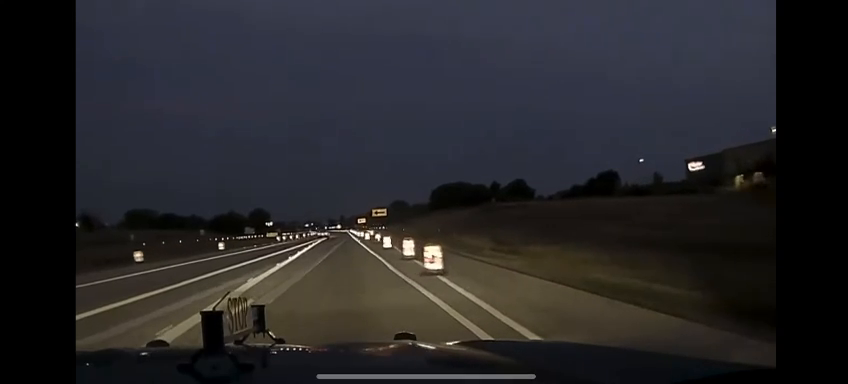
#> input picture frame 109 of Recording/Clip video WhatsApp 2024-03-12 la 13.43.26_50f4fcc9.mp4, 848 x 384 px, given in place of video_R_D.mp4, which was not available
$ python main.py
#> lines starting #> are read from the running program, lines starting #| are printed output that depends on the picture; after the words box and inside, x2 and y2 are one past the last pixel; in counts of white or black regions, pixels touching at a corner belong together; pictures that were not available may be replaced by others from this repository, and a replacement may not be noted
import numpy as np
import cv2 as cv

# Incarcam videoclipul
video_path = "C:/Users/rdrah/Desktop/Lane-Detection-OpenCv/Recording/video_R_D.mp4"

# Atribuim variabilei cap videoclipul
cap = cv.VideoCapture(video_path)

# Specificam noua rezolutie dorita
new_width, new_height = 600, 850

paused = False  # verifica daca videoclipul este in pauza sau nu
frame_index = 0  # indexul curent al frame-ului

while True:
    if not paused or cv.waitKey(0) == ord('n'):
        ret, frame = cap.read()  # citeste variabila - videoul
#> frame is the input picture: shape (384, 848, 3); mean B, G, R 40.8, 38.1, 38.9

        if not ret:
            print("Nu pot primii frameuri (video terminat?). Sfarsit...")
            break

        # noua rezolutie
        frame = cv.resize(frame, (new_width, new_height))
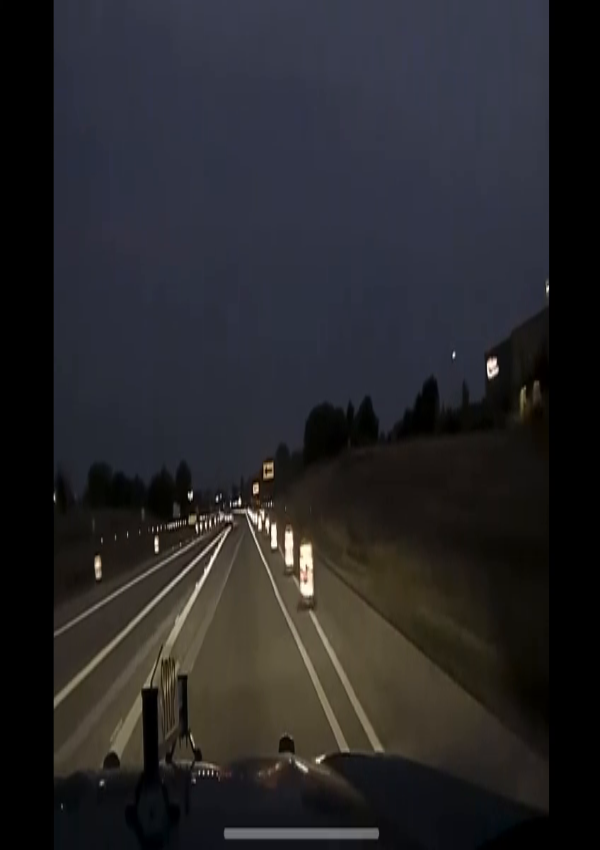
#> frame: shape (850, 600, 3); mean B, G, R 40.7, 38.1, 38.8

        gray = cv.cvtColor(frame, cv.COLOR_BGR2GRAY)  # imagine alb-negru
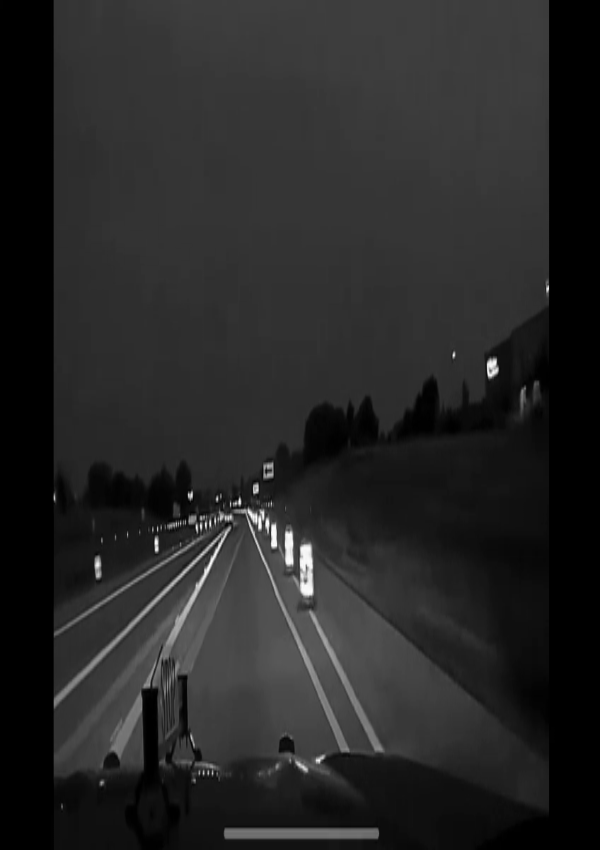
#> gray: shape (850, 600); min 0, max 253, mean 38.6

        edges = cv.Canny(gray, 350, 450)  # creare contururi
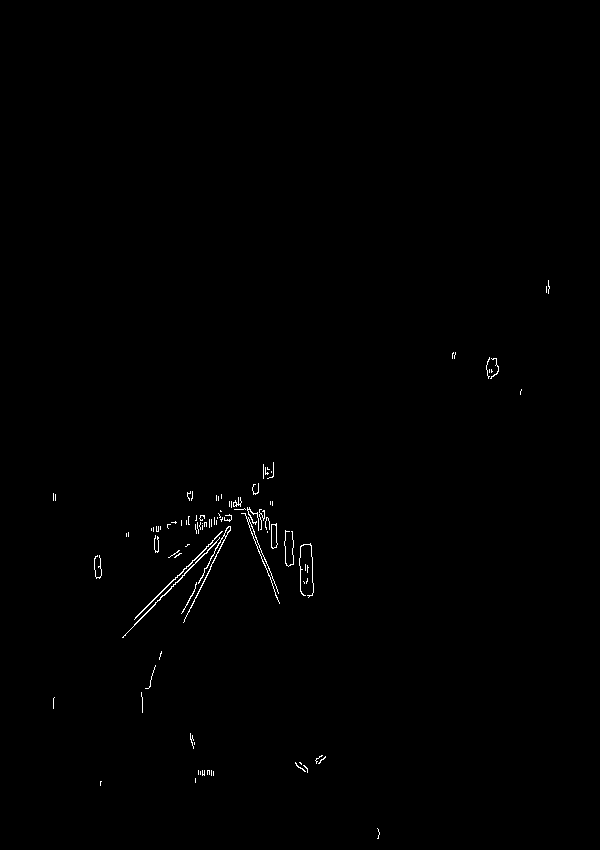
#> edges: shape (850, 600); 0.42% white in thin lines or dots, all inside (x1, y1, x2, y2) = (53, 280, 550, 839)

        # Creăm o mască pentru a aplica filtrul doar pe partea de jos a imaginii
        mask = np.zeros_like(edges)
        mask[new_height // 2 + 120:, :] = 255  # Tăiem mai jos de jumătatea imaginii

        # Aplicăm filtrul de contur doar pe partea de jos a imaginii folosind mască
        edges_masked = cv.bitwise_and(edges, mask)
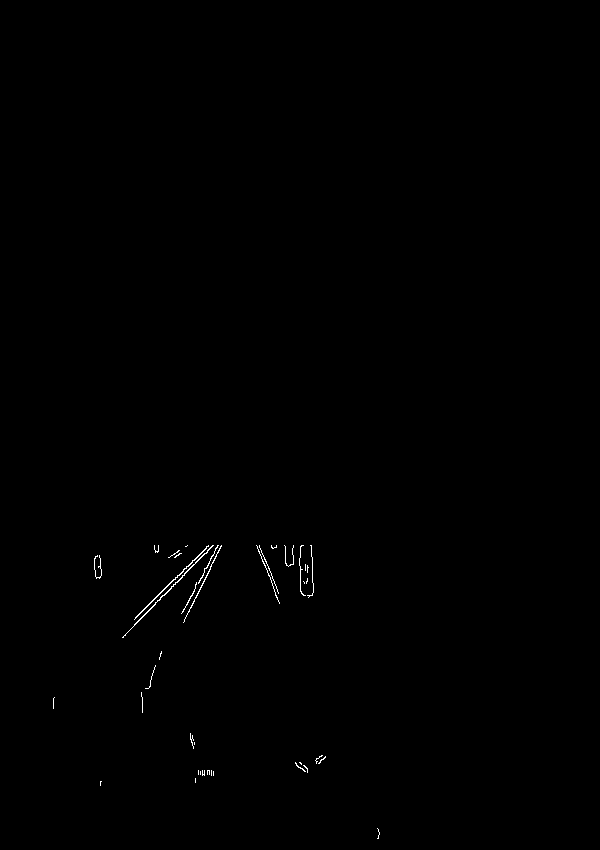
#> edges_masked: shape (850, 600); 0.23% white in thin lines or dots, all inside (x1, y1, x2, y2) = (53, 545, 380, 839)

        # Detectează contururile
        contours, _ = cv.findContours(edges_masked, cv.RETR_TREE, cv.CHAIN_APPROX_SIMPLE)
#> contours = 40 contours, 37 with area under 20; largest, box (x1, y1, x2, y2) and area: (122, 545, 214, 638) 70, (134, 545, 209, 620) 66, (183, 545, 222, 623) 29

        # Desenează contururile detectate pe imaginea originală
        cv.drawContours(frame, contours, -1, (0, 0, 255), 2)
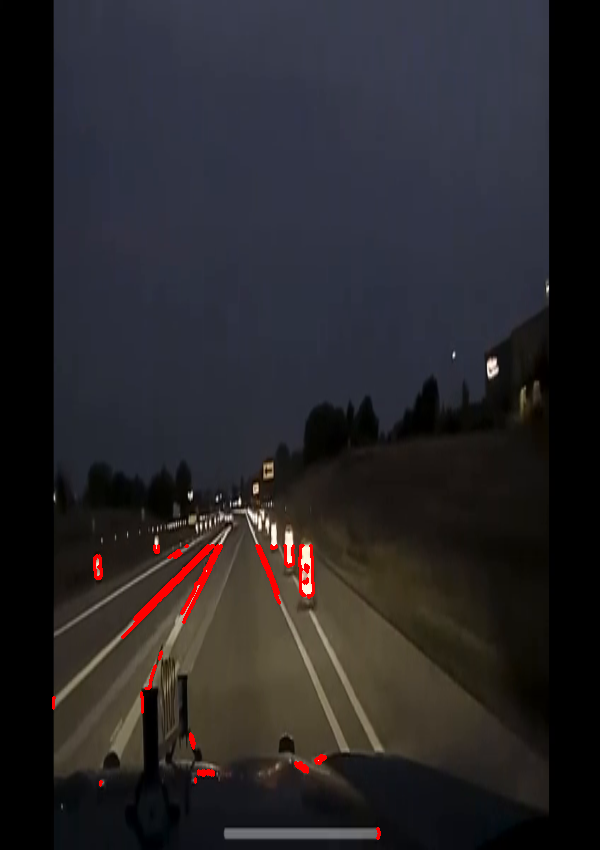
#> frame: shape (850, 600, 3); 0.71% of pixels changed, all inside (x1, y1, x2, y2) = (52, 544, 381, 840)

        cv.imshow('Edge Detection', edges_masked)
        cv.imshow('Original Video', frame)  # afisare video result

        key = cv.waitKey(30)
#> (key q is pressed here)
        if key == ord('q'):  # mod de încheiere al videourilor/programului
            break
        elif key == ord('p'):  # Pauză/oprire videoclip când se apasă 'p'
            paused = not paused
        elif key == ord('n'):  # Trecere la următorul cadru când se apasă 'n'
            frame_index += 1
            cap.set(cv.CAP_PROP_POS_FRAMES, frame_index)

    else:
        key = cv.waitKey(0)  # Așteaptă tasta apăsată
        if key == ord('q'):  # mod de încheiere al videourilor/programului
            break
        elif key == ord('p'):  # Continuă redarea videoclipului când se apasă 'p'
            paused = not paused

cap.release()  # eliberare variabila
cv.destroyAllWindows()  # eliminare completa a tuturor ferestrelor deschise

$ run again, starting later in the video
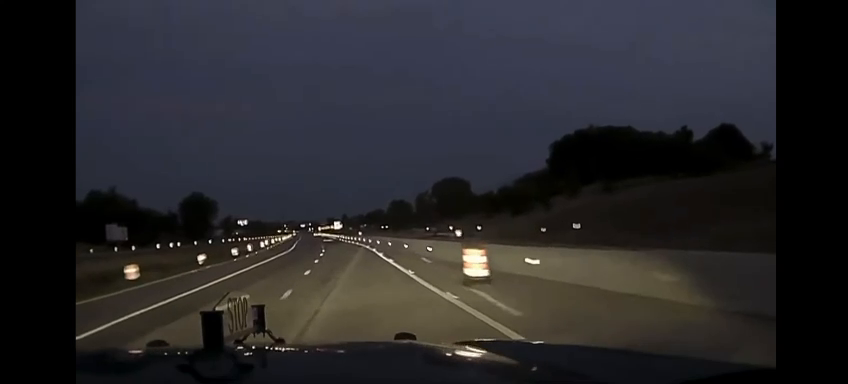
#> input picture frame 490 of Recording/Clip video WhatsApp 2024-03-12 la 13.43.26_50f4fcc9.mp4, 848 x 384 px, given in place of video_R_D.mp4, which was not available
#> frame is the input picture: shape (384, 848, 3); mean B, G, R 42.9, 39.9, 40.7
#> `edges = cv.Canny(gray, 350, 450)`:
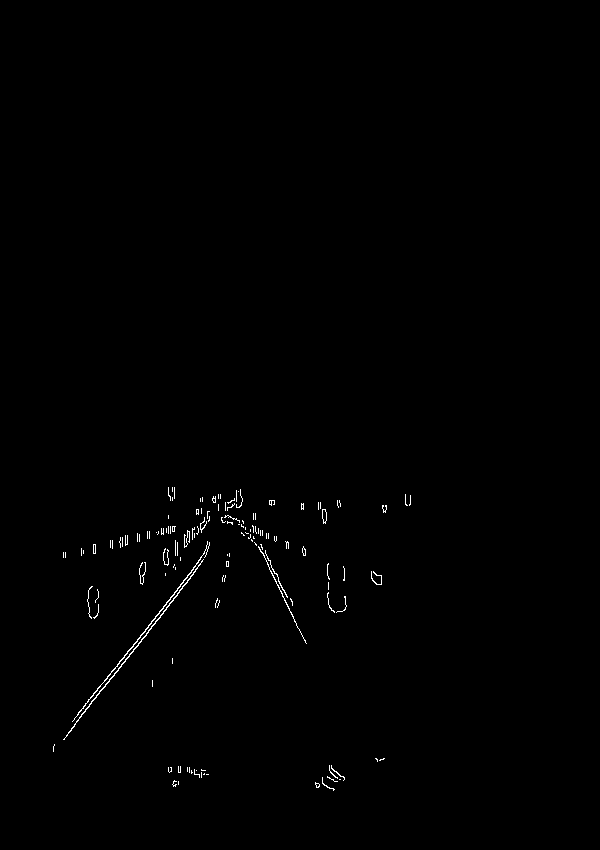
#> edges: shape (850, 600); 0.46% white in thin lines or dots, all inside (x1, y1, x2, y2) = (53, 487, 411, 791)
#> edges_masked: shape (850, 600); 0.3% white in thin lines or dots, all inside (x1, y1, x2, y2) = (53, 545, 385, 791)
#> contours = 72 contours, 69 with area under 20; largest, box (x1, y1, x2, y2) and area: (63, 559, 204, 740) 132, (72, 545, 210, 722) 113, (258, 546, 307, 644) 28
#> `cv.drawContours(frame, contours, -1, (0, 0, 255), 2)`:
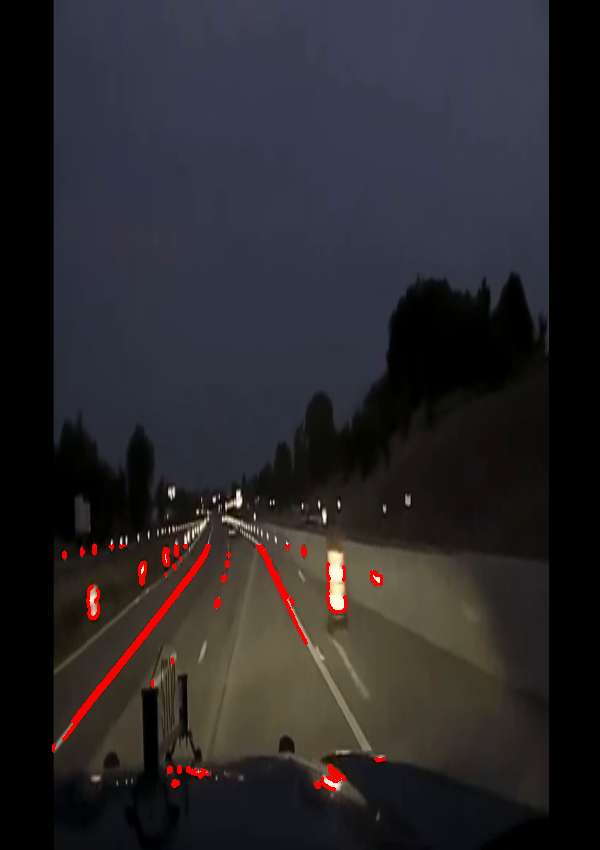
#> frame: shape (850, 600, 3); mean B, G, R 42, 38.9, 41.9

$ run again, starting later in the video
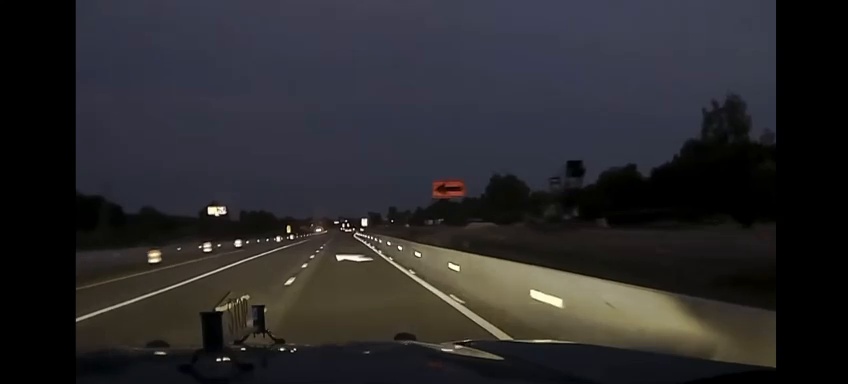
#> input picture frame 872 of Recording/Clip video WhatsApp 2024-03-12 la 13.43.26_50f4fcc9.mp4, 848 x 384 px, given in place of video_R_D.mp4, which was not available
#> frame is the input picture: shape (384, 848, 3); mean B, G, R 43.2, 40.6, 41.6
#> `edges = cv.Canny(gray, 350, 450)`:
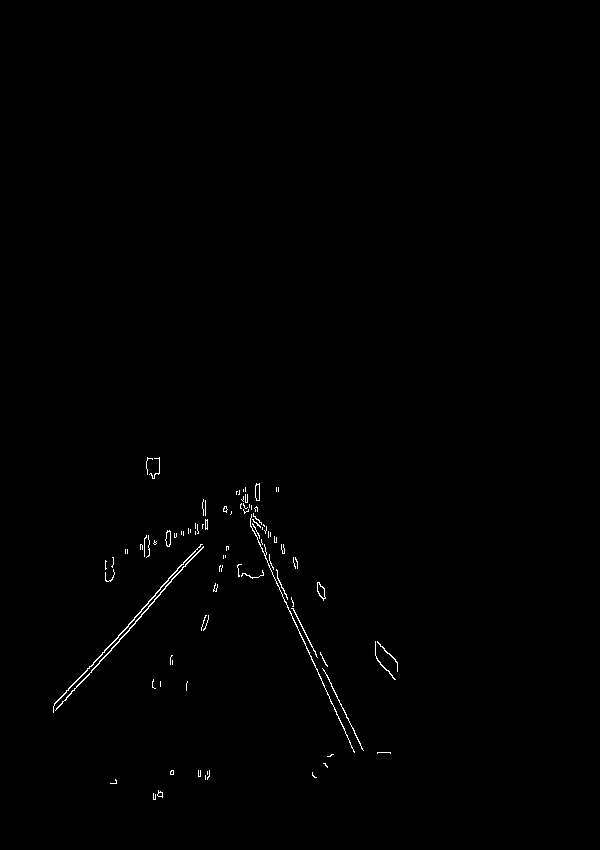
#> edges: shape (850, 600); 0.47% white in thin lines or dots, all inside (x1, y1, x2, y2) = (53, 457, 398, 800)
#> edges_masked: shape (850, 600); 0.36% white in thin lines or dots, all inside (x1, y1, x2, y2) = (53, 545, 398, 800)
#> contours = 55 contours, 47 with area under 20; largest, box (x1, y1, x2, y2) and area: (55, 546, 204, 711) 140, (53, 545, 201, 713) 138, (317, 582, 326, 601) 80, (317, 582, 326, 599) 68, (260, 545, 355, 753) 53, (322, 668, 364, 751) 28, (291, 608, 318, 658) 22, (157, 790, 163, 798) 20
#> `cv.drawContours(frame, contours, -1, (0, 0, 255), 2)`:
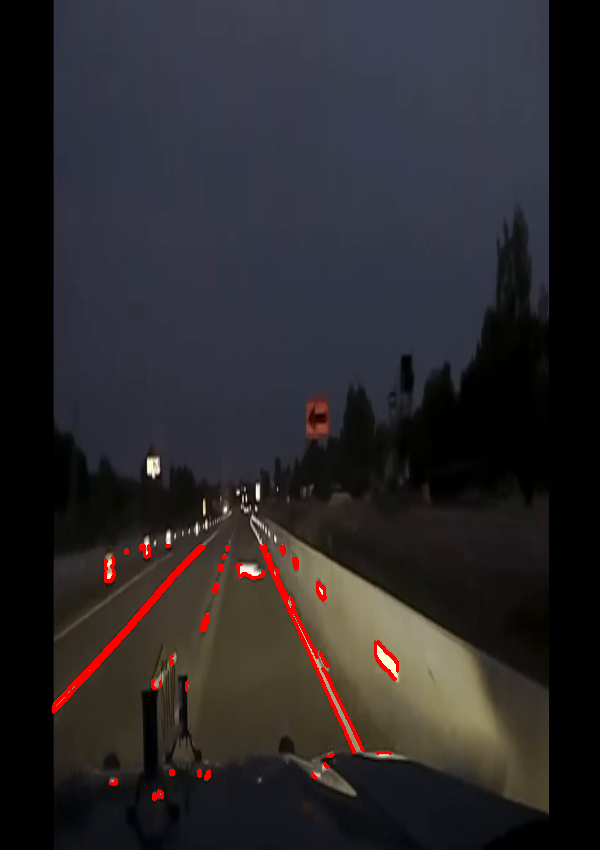
#> frame: shape (850, 600, 3); mean B, G, R 42.1, 39.4, 43
